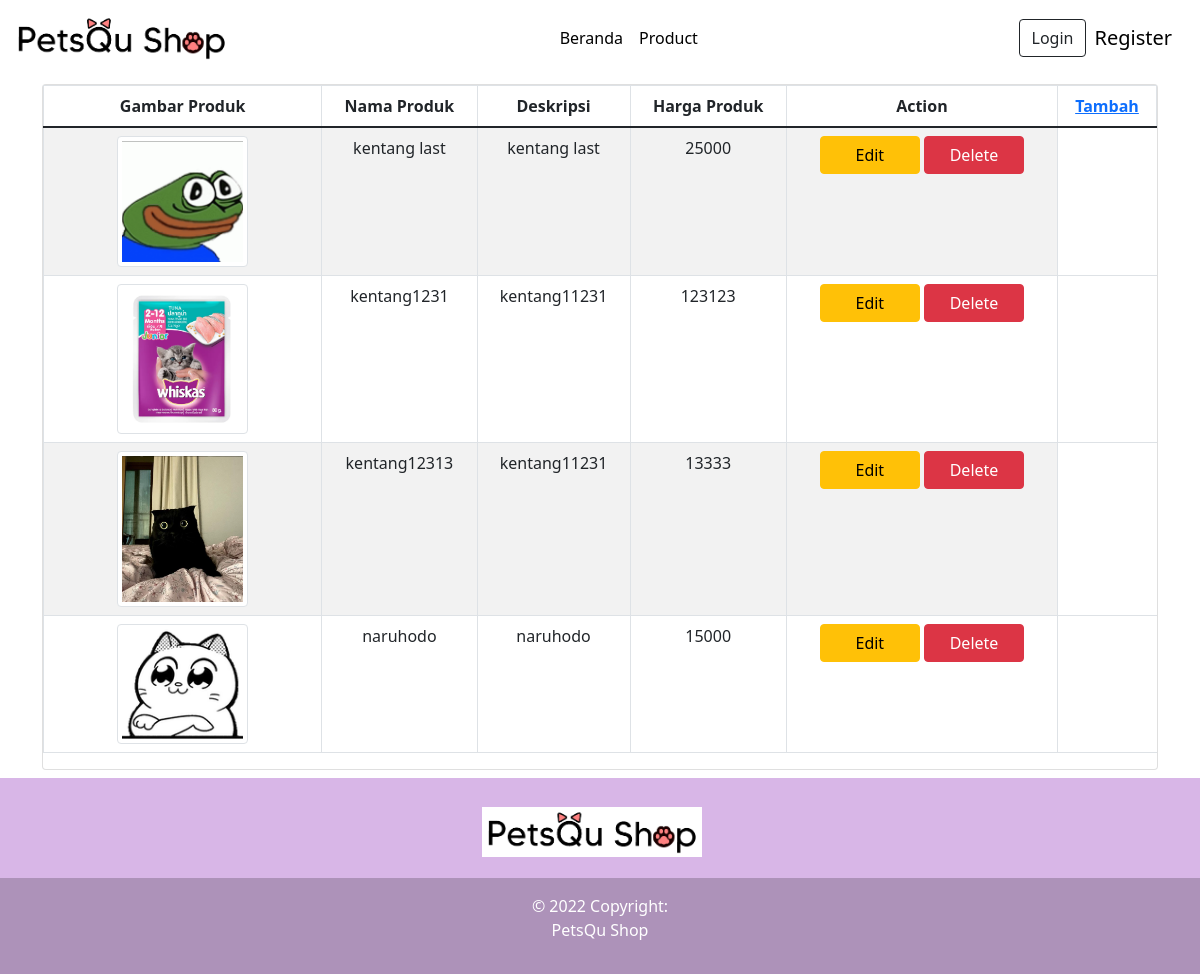
Screenshot of /lsp/admin_product.php with the database file from the repository.
### tables this page shows
CREATE TABLE `tb_produk` (
  `id_produk` int(5) NOT NULL,
  `nama_produk` varchar(50) NOT NULL,
  `deskripsi_produk` varchar(64) NOT NULL,
  `harga_produk` int(9) NOT NULL,
  `gambar_produk` varchar(50) NOT NULL
);

### lsp/config/conn.php (called while the page is built, shortened)
<?php
class config
{
    public function __construct()
    {
        $host = "localhost";
        $username = "root";
        $pass = "";
        $dbname = "petsqushop";
        try {
            $this->pdo = new PDO(
                "mysql:host=$host;dbname=$dbname",
                $username,
                $pass,
            );
            $this->pdo->setAttribute(PDO::ATTR_ERRMODE, PDO::ERRMODE_EXCEPTION);
        } catch (PDOException $e) {
            echo "Connection failed :" . $e->getMessage();
        }
    }
    public function showItems()
    {
        $query = $this->pdo->prepare("SELECT * FROM tb_produk ORDER BY nama_produk ASC");
        $query->execute();
        return $query->fetchAll();
    }
}

### lsp/admin_product.php (the view, shortened to what this page needs)
<?php
include('includes/header.php');
require "./config/conn.php";
$con = new config();
$results = $con->showItems();
?>
<div class="cart">
    <div class="container">
        <div class="row">
            <div class="list-beli col-12">
                <div class="card my-2 bg-white text-dark">
                    <ul class="list-group list-group-flush">
                        <table class="table table-striped table-bordered table-hover">
                            <thead class="thead-light">
                                <tr>
                                    <th scope="col" class="text-center">Gambar Produk</th>
                                    <th scope="col" class="text-center">Nama Produk</th>
                                    <th scope="col" class="text-center">Deskripsi</th>
                                    <th scope="col" class="text-center">Harga Produk</th>
                                    <th scope="col" class="text-center">Action</th>
                                    <th scope="col" class="text-center"><a href="admin_addproduct.php">Tambah</a></th>
                                </tr>
                            </thead>
                            <tbody>
                                <?php foreach ($results as $row) : ?>
                                    <tr>
                                        <td class="w-25 text-center">
                                            <img src="list-produk/<?= $row["gambar_produk"]; ?>" class="img-fluid img-thumbnail w-50" alt="gambar produk">
                                        </td>
                                        <td class="text-center">
                                            <p><?= $row["nama_produk"]; ?></p>
                                        </td>
                                        <td class="text-center"><?= $row["deskripsi_produk"]; ?></td>
                                        <td class="text-center"><?= $row["harga_produk"]; ?></td>
                                        <td class="text-center">
                                            <a href="./admin_editproduct.php?id=<?= $row["id_produk"]; ?>"><button class="btn btn-warning" type="submit" name="edit" style="width:100px; height:auto;">Edit</button></a>
                                            <a href="./config/deleteProduct.php?id=<?= $row["id_produk"]; ?>"><button class="btn btn-danger" type="submit" name="delete" style="width:100px; height:auto;">Delete</button></a>
                                        </td>
                                    </tr>
                                <?php endforeach ?>
                            </tbody>
                        </table>
                    </ul>
                </div>
            </div>
        </div>
    </div>
</div>
<?php include('includes/footer.php'); ?>

### lsp/css/styles.css (style rules this page uses)
* { margin: 0; padding: 0; box-sizing: border-box; }

### rows the page displays
tb_produk: gambar_produk (picture), nama_produk "kentang last", deskripsi_produk "kentang last", harga_produk "25000"
tb_produk: gambar_produk (picture), nama_produk "kentang1231", deskripsi_produk "kentang11231", harga_produk "123123"
tb_produk: gambar_produk (picture), nama_produk "kentang12313", deskripsi_produk "kentang11231", harga_produk "13333"
tb_produk: gambar_produk (picture), nama_produk "naruhodo", deskripsi_produk "naruhodo", harga_produk "15000"
